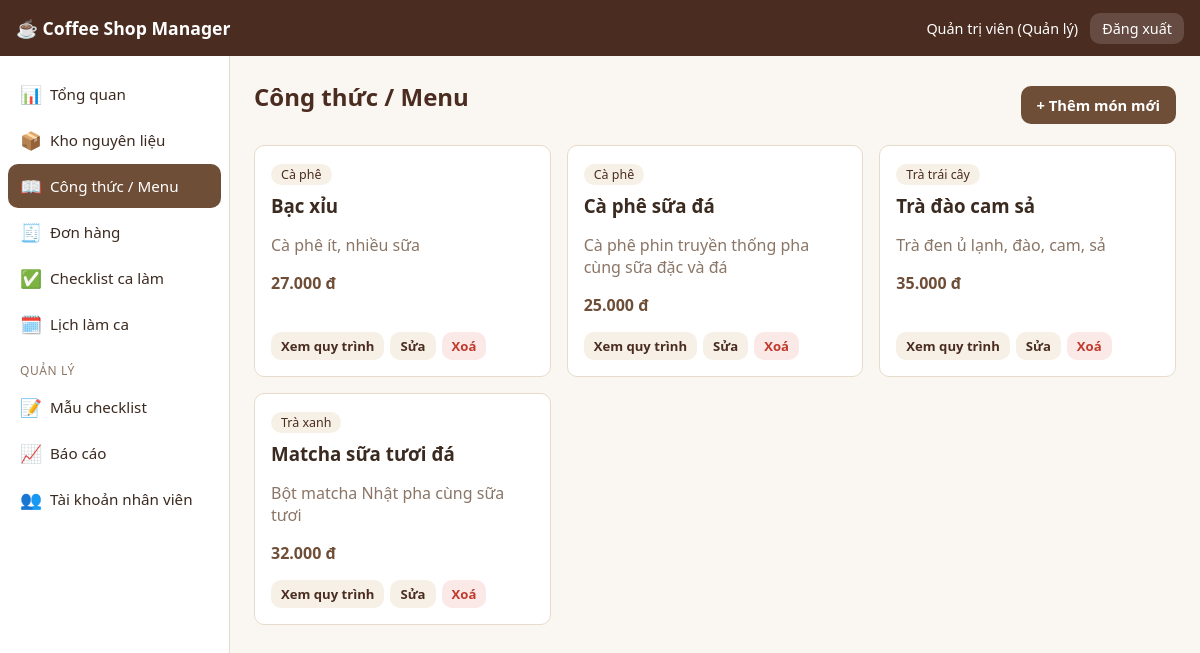
Screenshot of /index.php?page=recipes (signed in) with the database file from the repository.
### tables this page shows
CREATE TABLE IF NOT EXISTS recipes (
    id INT UNSIGNED AUTO_INCREMENT PRIMARY KEY,
    name VARCHAR(100) NOT NULL,
    category VARCHAR(50) DEFAULT NULL,
    price DECIMAL(12,2) NOT NULL DEFAULT 0,
    description VARCHAR(255) DEFAULT NULL,
    active TINYINT(1) NOT NULL DEFAULT 1,
    created_at TIMESTAMP NOT NULL DEFAULT CURRENT_TIMESTAMP
);

### includes/auth.php (called while the page is built, shortened)
<?php
function is_logged_in()
{
    return !empty($_SESSION['user_id']);
}
function is_admin()
{
    return is_logged_in() && $_SESSION['user_role'] === 'admin';
}

### includes/functions.php (called while the page is built, shortened)
<?php
function e($value)
{
    return htmlspecialchars((string) $value, ENT_QUOTES, 'UTF-8');
}
function format_money($amount)
{
    return number_format((float) $amount, 0, ',', '.') . ' đ';
}

### pages/recipes_list.php (the view, shortened to what this page needs)
<?php
$recipes = $pdo->query("SELECT * FROM recipes ORDER BY category, name")->fetchAll();
?>
<div class="page-header">
    <h1 class="page-title">Công thức / Menu</h1>
    <?php if (is_admin()): ?>
    <div class="page-actions">
        <a href="index.php?page=recipe_form" class="btn btn-primary">+ Thêm món mới</a>
    </div>
    <?php endif; ?>
</div>
<div class="card-grid">
<?php foreach ($recipes as $recipe): ?>
    <div class="recipe-card">
        <div class="recipe-card-body">
            <span class="badge"><?= e($recipe['category'] ?: 'Chưa phân loại') ?></span>
            <h3><?= e($recipe['name']) ?></h3>
            <p class="muted"><?= e($recipe['description']) ?></p>
            <div class="recipe-price"><?= format_money($recipe['price']) ?></div>
        </div>
        <div class="recipe-card-actions">
            <a href="index.php?page=recipe_view&id=<?= (int) $recipe['id'] ?>" class="btn btn-sm btn-secondary">Xem quy trình</a>
            <?php if (is_admin()): ?>
                <a href="index.php?page=recipe_form&id=<?= (int) $recipe['id'] ?>" class="btn btn-sm btn-secondary">Sửa</a>
                <a href="index.php?page=recipe_delete&id=<?= (int) $recipe['id'] ?>" class="btn btn-sm btn-danger" onclick="return confirm('Xoá món này?')">Xoá</a>
            <?php endif; ?>
        </div>
    </div>
<?php endforeach; ?>
</div>

### assets/css/style.css (style rules this page uses)
:root { --brown-dark: #4a2c20; --brown: #6f4e37; --brown-light: #a9765b; --cream: #f7f0e6; --bg: #faf6f1; --card-bg: #ffffff; --text: #3b2a20; --muted: #8a7566; --border: #e7dccb; --success: #2e7d32; --success-bg: #e6f4ea; --danger: #c0392b; --danger-bg: #fbe9e7; --radius: 10px; }
* { box-sizing: border-box; }
body { margin: 0; font-family: 'Segoe UI', Roboto, Helvetica, Arial, sans-serif; background: var(--bg); color: var(--text); }
a { color: var(--brown); text-decoration: none; }
.page-title { margin: 0 0 16px; font-size: 1.5rem; color: var(--brown-dark); }
.page-header { display: flex; justify-content: space-between; align-items: center; flex-wrap: wrap; gap: 12px; margin-bottom: 16px; }
.page-actions { display: flex; gap: 8px; flex-wrap: wrap; align-items: center; }
.muted { color: var(--muted); }
.badge { display: inline-block; padding: 2px 10px; border-radius: 999px; font-size: 0.78rem; background: var(--cream); color: var(--brown-dark); }
.btn { display: inline-block; padding: 9px 16px; border-radius: var(--radius); border: none; cursor: pointer; font-size: 0.92rem; font-weight: 600; text-align: center; }
.btn-primary { background: var(--brown); color: #fff; }
.btn-secondary { background: var(--cream); color: var(--brown-dark); }
.btn-danger { background: var(--danger-bg); color: var(--danger); }
.btn-sm { padding: 5px 10px; font-size: 0.82rem; }
.card-grid { display: grid; grid-template-columns: repeat(auto-fill, minmax(240px, 1fr)); gap: 16px; }
.recipe-card { background: var(--card-bg); border: 1px solid var(--border); border-radius: var(--radius); display: flex; flex-direction: column; justify-content: space-between; }
.recipe-card-body { padding: 16px; }
.recipe-card-body h3 { margin: 8px 0 4px; }
.recipe-price { font-weight: 700; color: var(--brown); margin-top: 8px; }
.recipe-card-actions { display: flex; gap: 6px; padding: 0 16px 16px; flex-wrap: wrap; }

### rows the page displays
recipes: category "Cà phê", name "Bạc xỉu", description "Cà phê ít, nhiều sữa", price "27.000 đ"
recipes: category "Cà phê", name "Cà phê sữa đá", description "Cà phê phin truyền thống pha cùng sữa đặc và đá", price "25.000 đ"
recipes: category "Trà trái cây", name "Trà đào cam sả", description "Trà đen ủ lạnh, đào, cam, sả", price "35.000 đ"
recipes: category "Trà xanh", name "Matcha sữa tươi đá", description "Bột matcha Nhật pha cùng sữa tươi", price "32.000 đ"

### other values shown
APP_NAME "Coffee Shop Manager"
$user['name'] "Quản trị viên"
$icon "📊 📦 📖 🧾 ✅ 🗓️ 📝 📈 👥"
$label "Tổng quan Kho nguyên liệu Công thức / Menu Đơn hàng Checklist ca làm Lịch làm ca Mẫu checklist Báo cáo Tài khoản nhân viên"
